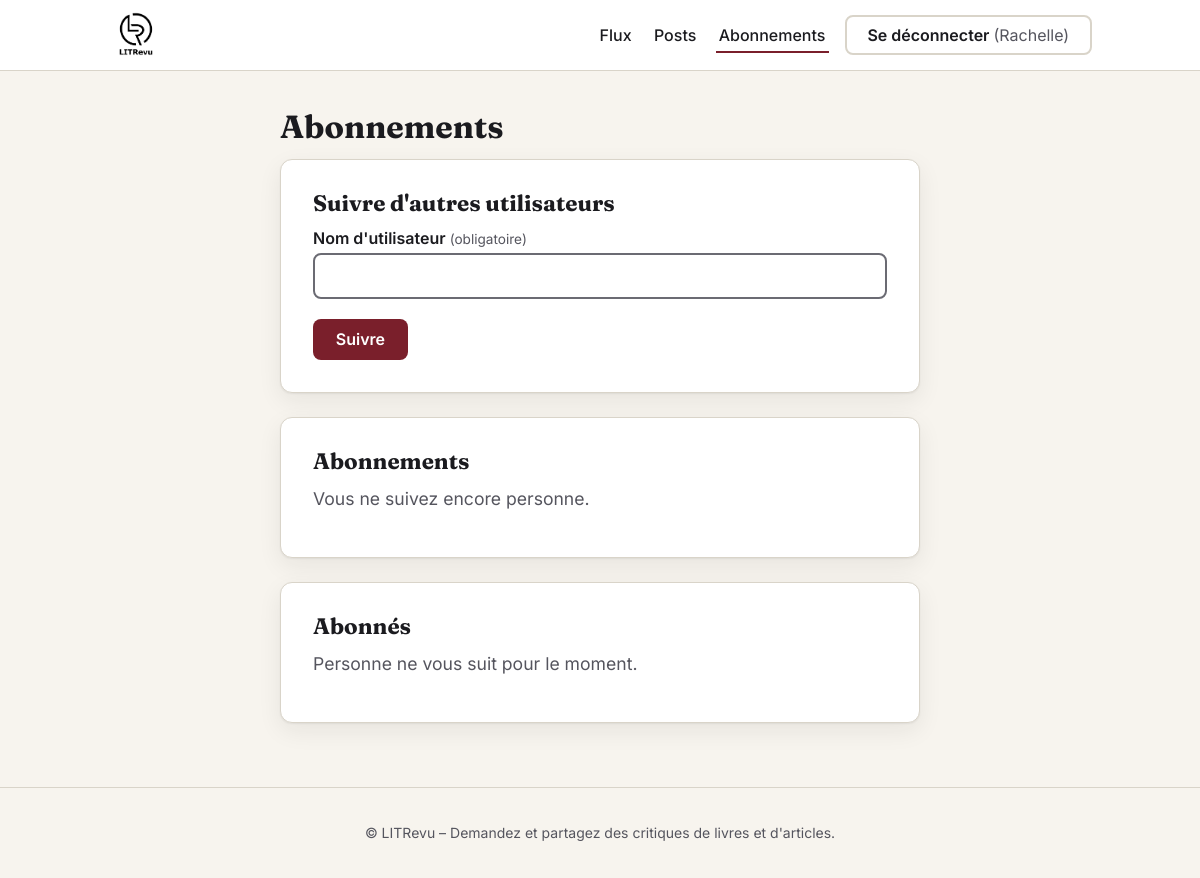
Page /abonnements/ (signed in) on the earlier database version.
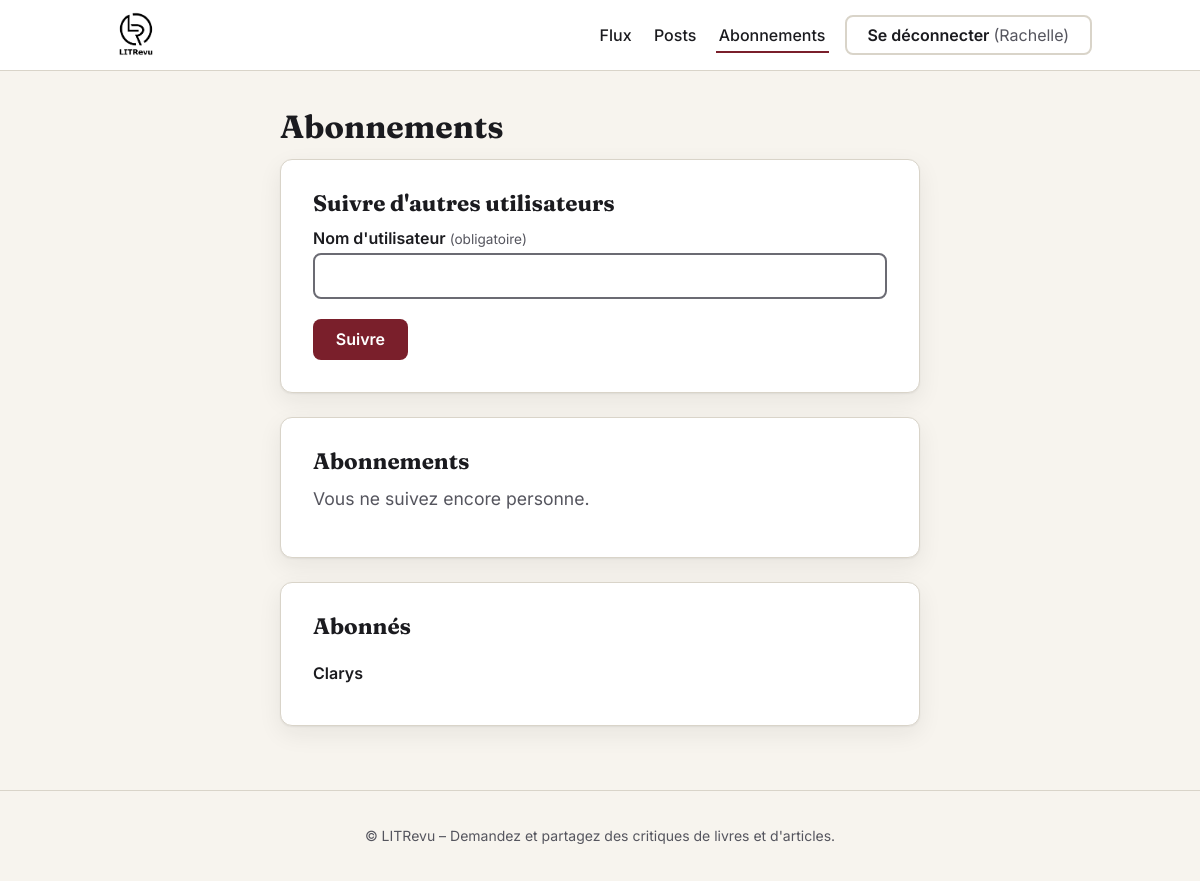
Same page on the later database version.
### reviews/models.py (models this page shows, shortened)
class UserFollows(models.Model):
    user = models.ForeignKey(
        to=settings.AUTH_USER_MODEL, on_delete=models.CASCADE,
        related_name='following')
    followed_user = models.ForeignKey(
        to=settings.AUTH_USER_MODEL, on_delete=models.CASCADE,
        related_name='followed_by')
    class Meta:
        unique_together = ('user', 'followed_user', )
        verbose_name = 'abonnement'
        verbose_name_plural = 'abonnements'

### authentication/models.py (models this page shows, shortened)
class User(AbstractUser):
    """Utilisateur personnalisé.

    On part d'AbstractUser pour garder username, mot de passe, e-mail, etc.
    Les champs spécifiques au projet (rôle, photo...)
    se rajoutent ici plus tard.
    """

### reviews/views.py (the view, shortened to what this page needs)
# urls.py: path('abonnements/', views.follows, name='follows'),
@login_required
def follows(request):
    form = FollowForm(request.POST or None, user=request.user)
    following = (UserFollows.objects
                 .filter(user=request.user)
                 .select_related('followed_user')
                 .order_by('followed_user__username'))
    followers = (UserFollows.objects
                 .filter(followed_user=request.user)
                 .select_related('user')
                 .order_by('user__username'))
    return render(
        request,
        'reviews/follows.html',
        {'form': form, 'following': following, 'followers': followers},
    )

### reviews/forms.py (shortened to what this page needs)
class FollowForm(forms.Form):
    username = forms.CharField(label="Nom d'utilisateur", max_length=150)
    def __init__(self, *args, user, **kwargs):
        super().__init__(*args, **kwargs)
        self.user = user
        self.followed_user = None
        self.fields['username'].widget.attrs.update({
            'autocomplete': 'off',
            'autocapitalize': 'none',
            'spellcheck': 'false',
        })

### templates/reviews/follows.html (shortened to what this page needs)
{% extends 'base.html' %}
{% block content %}
<div class="follow-page">
<h1>Abonnements</h1>
<section class="card card--form follow-section" aria-labelledby="suivre-titre">
  <h2 id="suivre-titre" class="h2">Suivre d'autres utilisateurs</h2>
  <form method="post" novalidate>
    {% include 'authentication/_form_fields.html' %}
    <button type="submit" class="btn btn--primary">Suivre</button>
  </form>
</section>
<section class="card card--form follow-section" aria-labelledby="suivis-titre">
  <h2 id="suivis-titre" class="h2">Abonnements</h2>
  {% if following %}
    <ul class="follow-list">
      {% for follow in following %}
        <li>
          <span class="follow-list__name">{{ follow.followed_user.username }}</span>
          <form method="post" action="{% url 'unfollow' follow.pk %}">
            {% csrf_token %}
            <button type="submit" class="btn btn--danger" title="Se désabonner de {{ follow.followed_user.username }}">Désabonner<span class="visually-hidden"> {{ follow.followed_user.username }}</span></button>
          </form>
        </li>
      {% endfor %}
    </ul>
  {% else %}
    <p class="lead">Vous ne suivez encore personne.</p>
  {% endif %}
</section>
<section class="card card--form follow-section" aria-labelledby="abonnes-titre">
  <h2 id="abonnes-titre" class="h2">Abonnés</h2>
  {% if followers %}
    <ul class="follow-list">
      {% for follow in followers %}
        <li><span class="follow-list__name">{{ follow.user.username }}</span></li>
      {% endfor %}
    </ul>
  {% else %}
    <p class="lead">Personne ne vous suit pour le moment.</p>
  {% endif %}
</section>
</div>
{% endblock %}

Differences in the rows shown:
added UserFollows: user.username "Clarys"
Other differences:
text no longer shown: "Personne ne vous suit pour le moment."
